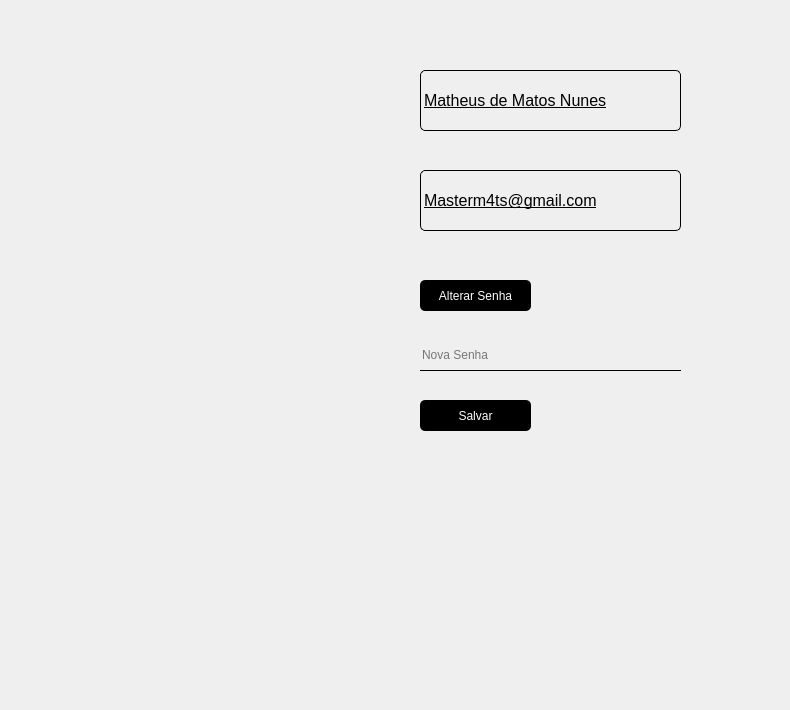
    <widget class="QWidget" name="pag_perfil">
     <widget class="QPushButton" name="btn_alterarSenha">
      <property name="geometry">
       <rect>
        <x>420</x>
        <y>280</y>
        <width>111</width>
        <height>31</height>
       </rect>
      </property>
      <property name="font">
       <font>
        <kerning>true</kerning>
       </font>
      </property>
      <property name="cursor">
       <cursorShape>PointingHandCursor</cursorShape>
      </property>
      <property name="focusPolicy">
       <enum>Qt::NoFocus</enum>
      </property>
      <property name="toolTip">
       <string/>
      </property>
      <property name="whatsThis">
       <string>&lt;!DOCTYPE HTML PUBLIC &quot;-//W3C//DTD HTML 4.0//EN&quot; &quot;http://www.w3.org/TR/REC-html40/strict.dtd&quot;&gt;
&lt;html&gt;&lt;head&gt;&lt;meta name=&quot;qrichtext&quot; content=&quot;1&quot; /&gt;&lt;style type=&quot;text/css&quot;&gt;
p, li { white-space: pre-wrap; }
&lt;/style&gt;&lt;/head&gt;&lt;body style=&quot; font-family:'MS Shell Dlg 2'; font-size:8pt; font-weight:400; font-style:normal;&quot;&gt;
&lt;p style=&quot;-qt-paragraph-type:empty; margin-top:12px; margin-bottom:12px; margin-left:0px; margin-right:0px; -qt-block-indent:0; text-indent:0px;&quot;&gt;&lt;br /&gt;&lt;/p&gt;&lt;/body&gt;&lt;/html&gt;</string>
      </property>
      <property name="autoFillBackground">
       <bool>false</bool>
      </property>
      <property name="styleSheet">
       <string notr="true">QPushButton{
color: white;
background-color: black; 
border-radius: 5px;
}

</string>
      </property>
      <property name="text">
       <string>Alterar Senha</string>
      </property>
     </widget>
     <widget class="QLineEdit" name="inp_novaSenha">
      <property name="geometry">
       <rect>
        <x>420</x>
        <y>340</y>
        <width>261</width>
        <height>31</height>
       </rect>
      </property>
      <property name="styleSheet">
       <string notr="true">QLineEdit {
	border: none;
	border-bottom: 1px solid #000000;
	background-color: transparent;
}</string>
      </property>
      <property name="placeholderText">
       <string>Nova Senha</string>
      </property>
     </widget>
     <widget class="QPushButton" name="btn_salvarSenha">
      <property name="geometry">
       <rect>
        <x>420</x>
        <y>400</y>
        <width>111</width>
        <height>31</height>
       </rect>
      </property>
      <property name="cursor">
       <cursorShape>PointingHandCursor</cursorShape>
      </property>
      <property name="toolTip">
       <string/>
      </property>
      <property name="whatsThis">
       <string>&lt;!DOCTYPE HTML PUBLIC &quot;-//W3C//DTD HTML 4.0//EN&quot; &quot;http://www.w3.org/TR/REC-html40/strict.dtd&quot;&gt;
&lt;html&gt;&lt;head&gt;&lt;meta name=&quot;qrichtext&quot; content=&quot;1&quot; /&gt;&lt;style type=&quot;text/css&quot;&gt;
p, li { white-space: pre-wrap; }
&lt;/style&gt;&lt;/head&gt;&lt;body style=&quot; font-family:'MS Shell Dlg 2'; font-size:8pt; font-weight:400; font-style:normal;&quot;&gt;
&lt;p style=&quot; margin-top:12px; margin-bottom:12px; margin-left:0px; margin-right:0px; -qt-block-indent:0; text-indent:0px;&quot;&gt;&lt;span style=&quot; color:#ffffff;&quot;&gt;Alterar Senha&lt;/span&gt;&lt;/p&gt;&lt;/body&gt;&lt;/html&gt;</string>
      </property>
      <property name="autoFillBackground">
       <bool>false</bool>
      </property>
      <property name="styleSheet">
       <string notr="true">color: white;
background-color: black; 
border-radius: 5px;</string>
      </property>
      <property name="text">
       <string>Salvar</string>
      </property>
     </widget>
     <widget class="QLabel" name="lbl_nomeUsuario">
      <property name="geometry">
       <rect>
        <x>420</x>
        <y>70</y>
        <width>261</width>
        <height>61</height>
       </rect>
      </property>
      <property name="styleSheet">
       <string notr="true">border: 1px solid black;
border-radius: 5px;</string>
      </property>
      <property name="text">
       <string>&lt;html&gt;&lt;head/&gt;&lt;body&gt;&lt;p&gt;&lt;span style=&quot; font-size:12pt; text-decoration: underline;&quot;&gt;Matheus de Matos Nunes&lt;/span&gt;&lt;/p&gt;&lt;/body&gt;&lt;/html&gt;</string>
      </property>
     </widget>
     <widget class="QLabel" name="lbl_barraLateral">
      <property name="geometry">
       <rect>
        <x>730</x>
        <y>0</y>
        <width>51</width>
        <height>601</height>
       </rect>
      </property>
      <property name="text">
       <string/>
      </property>
      <property name="pixmap">
       <pixmap resource="QRC_login.qrc">:/imagens/imagens/barra do perfil.png</pixmap>
      </property>
      <property name="scaledContents">
       <bool>true</bool>
      </property>
     </widget>
     <widget class="QLabel" name="lbl_imagemPerfil">
      <property name="geometry">
       <rect>
        <x>50</x>
        <y>60</y>
        <width>251</width>
        <height>241</height>
       </rect>
      </property>
      <property name="text">
       <string/>
      </property>
      <property name="pixmap">
       <pixmap resource="QRC_login.qrc">:/imagens/imagens/profileimg.jpg</pixmap>
      </property>
      <property name="scaledContents">
       <bool>true</bool>
      </property>
     </widget>
     <widget class="QLabel" name="lbl_retanguloPretoAzul">
      <property name="geometry">
       <rect>
        <x>-80</x>
        <y>380</y>
        <width>441</width>
        <height>321</height>
       </rect>
      </property>
      <property name="text">
       <string/>
      </property>
      <property name="pixmap">
       <pixmap resource="QRC_login.qrc">:/imagens/imagens/retangulo preto e azul.jpg</pixmap>
      </property>
      <property name="scaledContents">
       <bool>true</bool>
      </property>
     </widget>
     <widget class="QLabel" name="lbl_emailUsuario">
      <property name="geometry">
       <rect>
        <x>420</x>
        <y>170</y>
        <width>261</width>
        <height>61</height>
       </rect>
      </property>
      <property name="styleSheet">
       <string notr="true">border: 1px solid black;
border-radius: 5px;</string>
      </property>
      <property name="text">
       <string>&lt;html&gt;&lt;head/&gt;&lt;body&gt;&lt;p&gt;&lt;span style=&quot; font-size:12pt; text-decoration: underline;&quot;&gt;Masterm4ts@gmail.com&lt;/span&gt;&lt;/p&gt;&lt;/body&gt;&lt;/html&gt;</string>
      </property>
     </widget>
     <widget class="QPushButton" name="btn_alterar_foto_perfil">
      <property name="geometry">
       <rect>
        <x>270</x>
        <y>260</y>
        <width>31</width>
        <height>31</height>
       </rect>
      </property>
      <property name="cursor">
       <cursorShape>PointingHandCursor</cursorShape>
      </property>
      <property name="styleSheet">
       <string notr="true">border: none;</string>
      </property>
      <property name="text">
       <string/>
      </property>
      <property name="icon">
       <iconset>
        <normaloff>imagens/pencil_edit.png</normaloff>imagens/pencil_edit.png</iconset>
      </property>
      <property name="iconSize">
       <size>
        <width>38</width>
        <height>25</height>
       </size>
      </property>
     </widget>
    </widget>
